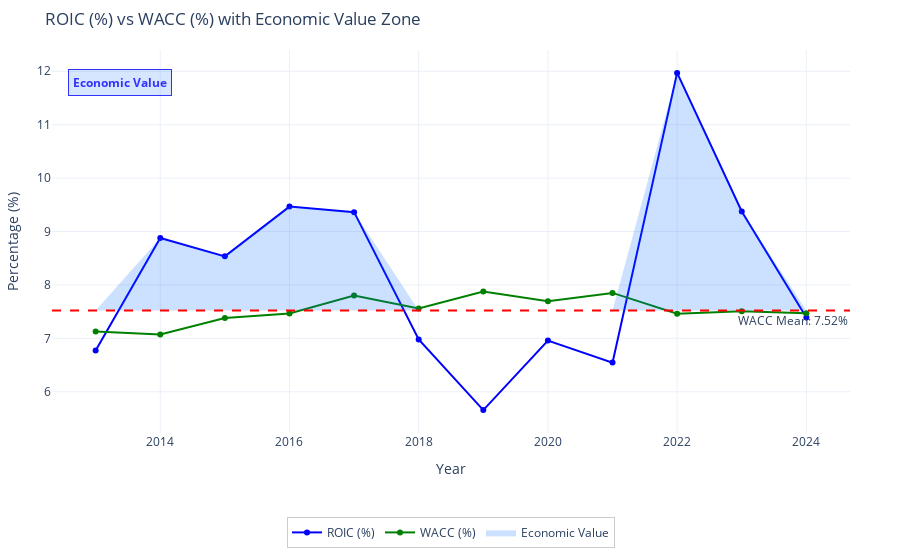

The code cell stored with this chart in its notebook:
### Code cell
import plotly.graph_objects as go
import numpy as np
import pandas as pd

# Get the years from both DataFrames
ratio_years = Ratio[('Meta', 'Năm')].astype(int).values
result_years = result_df['yearReport'].astype(int).values

# Find common years
common_years = sorted(list(set(ratio_years).intersection(set(result_years))))

# Filter and sort both DataFrames by common years
ratio_filtered = Ratio[Ratio[('Meta', 'Năm')].astype(int).isin(common_years)]
ratio_filtered = ratio_filtered.sort_values(('Meta', 'Năm'))

result_filtered = result_df[result_df['yearReport'].astype(int).isin(common_years)]
result_filtered = result_filtered.sort_values('yearReport')

# Calculate values using the filtered and aligned data
wacc_mean = result_filtered['wacc_market_based'].mean() * 100
roic_values = ratio_filtered[('Chỉ tiêu khả năng sinh lợi', 'ROIC (%)')] * 100
wacc_values = result_filtered['wacc_market_based'] * 100

# Create the figure
fig = go.Figure()

# Add ROIC line
fig.add_trace(go.Scatter(
    x=ratio_filtered[('Meta', 'Năm')],
    y=roic_values,
    name='ROIC (%)',
    line=dict(color='blue')
))

# Add WACC line
fig.add_trace(go.Scatter(
    x=result_filtered['yearReport'],
    y=wacc_values,
    name='WACC (%)',
    line=dict(color='green')
))

# Add horizontal line at WACC mean
fig.add_hline(
    y=wacc_mean,
    line_dash="dash",
    line_color="red",
    annotation_text=f"WACC Mean: {wacc_mean:.2f}%",
    annotation_position="bottom right"
)

# Only add shaded area if we have data points
if len(roic_values) > 0:
    # Create x values for the shaded area
    x_combined = np.concatenate([ratio_filtered[('Meta', 'Năm')], ratio_filtered[('Meta', 'Năm')][::-1]])
    y_upper = np.where(roic_values > wacc_mean, roic_values, wacc_mean)
    y_lower = np.full_like(roic_values, wacc_mean)
    y_combined = np.concatenate([y_upper, y_lower[::-1]])

    # Add the shaded area
    fig.add_trace(go.Scatter(
        x=x_combined,
        y=y_combined,
        fill='toself',
        fillcolor='rgba(0, 100, 255, 0.2)',
        line=dict(width=0),
        showlegend=True,
        name='Economic Value',
        legendgroup='economic_value',
        hoverinfo='skip'
    ))

# Add Economic Value annotation in upper left corner
fig.add_annotation(
    x=0.02,  # Left side
    y=0.95,  # Top side
    xref="paper",  # Use paper coordinates (0-1)
    yref="paper",  # Use paper coordinates (0-1)
    text="<b>Economic Value</b>",
    showarrow=False,
    font=dict(
        size=12,
        color="blue"
    ),
    bgcolor='rgba(0, 100, 255, 0.2)',  # Same as fill color
    bordercolor="blue",
    borderwidth=1,
    borderpad=4,
    opacity=0.8,
    xanchor="left",  # Left-align the text
    yanchor="top"    # Anchor at the top
)

# Update layout with legend at bottom
fig.update_layout(
    title='ROIC (%) vs WACC (%) with Economic Value Zone',
    xaxis_title='Year',
    yaxis_title='Percentage (%)',
    showlegend=True,
    template='plotly_white',
    hovermode='x unified',
    margin=dict(t=50, l=50, r=50, b=80),  # Added more bottom margin for legend
    legend=dict(
        orientation="h",  # Horizontal legend
        yanchor="bottom",
        y=-0.3,  # Position below the x-axis
        xanchor="center",
        x=0.5,   # Center the legend
        bgcolor='rgba(255, 255, 255, 0.7)',
        bordercolor='rgba(0, 0, 0, 0.2)',
        borderwidth=1
    )
)

# Show the plot
fig.show()

### Figure 1 — Plotly figure (JSON) as saved in the notebook; plotly's stock layout.template omitted (floating-point values rounded to 4 significant figures)
{"data": [{"line": {"color": "blue"}, "name": "ROIC (%)", "type": "scatter", "x": [2013, 2014, 2015, 2016, 2017, 2018, 2019, 2020, 2021, 2022, 2023, 2024], "y": [6.772, 8.879, 8.535, 9.466, 9.363, 6.978, 5.657, 6.958, 6.546, 11.97, 9.375, 7.392]}, {"line": {"color": "green"}, "name": "WACC (%)", "type": "scatter", "x": [2013, 2014, 2015, 2016, 2017, 2018, 2019, 2020, 2021, 2022, 2023, 2024], "y": [7.126, 7.074, 7.382, 7.464, 7.802, 7.559, 7.876, 7.694, 7.851, 7.459, 7.505, 7.468]}, {"fill": "toself", "fillcolor": "rgba(0, 100, 255, 0.2)", "hoverinfo": "skip", "legendgroup": "economic_value", "line": {"width": 0}, "name": "Economic Value", "showlegend": true, "type": "scatter", "x": [2013, 2014, 2015, 2016, 2017, 2018, 2019, 2020, 2021, 2022, 2023, 2024, 2024, 2023, 2022, 2021, 2020, 2019, 2018, 2017, 2016, 2015, 2014, 2013], "y": [7.522, 8.879, 8.535, 9.466, 9.363, 7.522, 7.522, 7.522, 7.522, 11.97, 9.375, 7.522, 7.522, 7.522, 7.522, 7.522, 7.522, 7.522, 7.522, 7.522, 7.522, 7.522, 7.522, 7.522]}], "layout": {"annotations": [{"showarrow": false, "text": "WACC Mean: 7.52%", "x": 1, "xanchor": "right", "xref": "x domain", "y": 7.522, "yanchor": "top", "yref": "y"}, {"bgcolor": "rgba(0, 100, 255, 0.2)", "bordercolor": "blue", "borderpad": 4, "borderwidth": 1, "font": {"color": "blue", "size": 12}, "opacity": 0.8, "showarrow": false, "text": "<b>Economic Value</b>", "x": 0.02, "xanchor": "left", "xref": "paper", "y": 0.95, "yanchor": "top", "yref": "paper"}], "hovermode": "x unified", "legend": {"bgcolor": "rgba(255, 255, 255, 0.7)", "bordercolor": "rgba(0, 0, 0, 0.2)", "borderwidth": 1, "orientation": "h", "x": 0.5, "xanchor": "center", "y": -0.3, "yanchor": "bottom"}, "margin": {"b": 80, "l": 50, "r": 50, "t": 50}, "shapes": [{"line": {"color": "red", "dash": "dash"}, "type": "line", "x0": 0, "x1": 1, "xref": "x domain", "y0": 7.522, "y1": 7.522, "yref": "y"}], "showlegend": true, "title": {"text": "ROIC (%) vs WACC (%) with Economic Value Zone"}, "xaxis": {"title": {"text": "Year"}}, "yaxis": {"title": {"text": "Percentage (%)"}}}}
